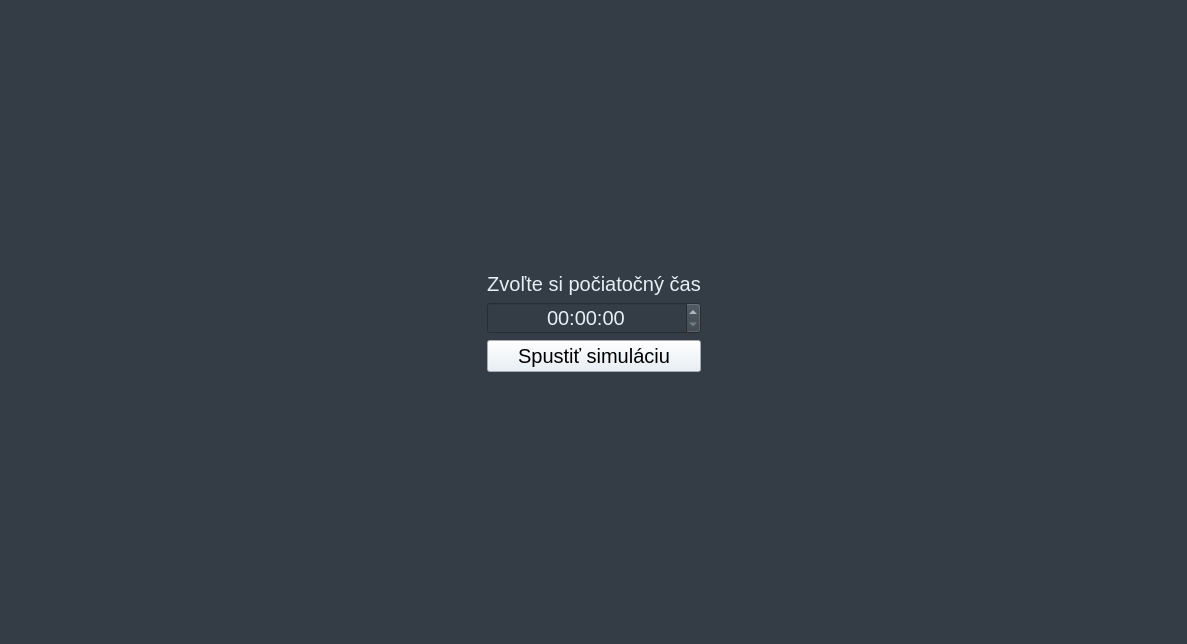
<?xml version="1.0" encoding="UTF-8"?>
<!--Projekt ICP-->
<!--file mainwindow.ui-->
<!--Pavol Dubovec xdubov02, Juraj Lazur xlazur00-->
<!--subor bol vygenerovany automaticky na zaklade navrhu v aplikacii-->
<ui version="4.0">
 <class>MainWindow</class>
 <widget class="QMainWindow" name="MainWindow">
  <property name="geometry">
   <rect>
    <x>0</x>
    <y>0</y>
    <width>1187</width>
    <height>644</height>
   </rect>
  </property>
  <property name="minimumSize">
   <size>
    <width>800</width>
    <height>600</height>
   </size>
  </property>
  <property name="windowTitle">
   <string>Public Transport Simulation</string>
  </property>
  <property name="whatsThis">
   <string/>
  </property>
  <property name="styleSheet">
   <string notr="true">background-color: rgb(52,61,70);</string>
  </property>
  <widget class="QWidget" name="centralwidget">
   <layout class="QVBoxLayout" name="verticalLayout">
    <item>
     <widget class="QStackedWidget" name="app">
      <property name="currentIndex">
       <number>0</number>
      </property>
      <widget class="QWidget" name="start_page">
       <layout class="QVBoxLayout" name="verticalLayout_3">
        <item>
         <layout class="QHBoxLayout" name="horizontalLayout_2">
          <item>
           <spacer name="horizontalSpacer_2">
            <property name="orientation">
             <enum>Qt::Horizontal</enum>
            </property>
            <property name="sizeHint" stdset="0">
             <size>
              <width>40</width>
              <height>20</height>
             </size>
            </property>
           </spacer>
          </item>
          <item>
           <layout class="QVBoxLayout" name="verticalLayout_6">
            <item>
             <spacer name="verticalSpacer">
              <property name="orientation">
               <enum>Qt::Vertical</enum>
              </property>
              <property name="sizeHint" stdset="0">
               <size>
                <width>20</width>
                <height>40</height>
               </size>
              </property>
             </spacer>
            </item>
            <item>
             <widget class="QLabel" name="start_info">
              <property name="styleSheet">
               <string notr="true">font: 15pt;
color: rgb(231,239,246);</string>
              </property>
              <property name="text">
               <string>Zvoľte si počiatočný čas</string>
              </property>
              <property name="alignment">
               <set>Qt::AlignCenter</set>
              </property>
             </widget>
            </item>
            <item>
             <widget class="QTimeEdit" name="time_set">
              <property name="styleSheet">
               <string notr="true">font: 15pt;
color: rgb(231,239,246);</string>
              </property>
              <property name="alignment">
               <set>Qt::AlignCenter</set>
              </property>
             </widget>
            </item>
            <item>
             <widget class="QPushButton" name="time_ok">
              <property name="styleSheet">
               <string notr="true">background-color: rgb(231,239,246);
font: 15pt;</string>
              </property>
              <property name="text">
               <string>Spustiť simuláciu</string>
              </property>
             </widget>
            </item>
            <item>
             <spacer name="verticalSpacer_4">
              <property name="orientation">
               <enum>Qt::Vertical</enum>
              </property>
              <property name="sizeHint" stdset="0">
               <size>
                <width>20</width>
                <height>40</height>
               </size>
              </property>
             </spacer>
            </item>
           </layout>
          </item>
          <item>
           <spacer name="horizontalSpacer">
            <property name="orientation">
             <enum>Qt::Horizontal</enum>
            </property>
            <property name="sizeHint" stdset="0">
             <size>
              <width>40</width>
              <height>20</height>
             </size>
            </property>
           </spacer>
          </item>
         </layout>
        </item>
       </layout>
      </widget>
      <widget class="QWidget" name="app_page">
       <layout class="QVBoxLayout" name="verticalLayout_4">
        <item>
         <layout class="QHBoxLayout" name="app_window">
          <item>
           <layout class="QVBoxLayout" name="verticalLayout_7">
            <item>
             <widget class="QPushButton" name="speed_up">
              <property name="styleSheet">
               <string notr="true">font: 15pt;
background-color: rgb(231,239,246);</string>
              </property>
              <property name="text">
               <string>Zrýchlenie času</string>
              </property>
             </widget>
            </item>
            <item>
             <widget class="QPushButton" name="speed_stop">
              <property name="styleSheet">
               <string notr="true">background-color: rgb(231,239,246);
font: 15pt;</string>
              </property>
              <property name="text">
               <string>Pauza</string>
              </property>
             </widget>
            </item>
            <item>
             <widget class="QPushButton" name="speed_down">
              <property name="styleSheet">
               <string notr="true">background-color: rgb(231,239,246);
font: 15pt;</string>
              </property>
              <property name="text">
               <string>Spomalenie času</string>
              </property>
             </widget>
            </item>
            <item>
             <spacer name="verticalSpacer_2">
              <property name="orientation">
               <enum>Qt::Vertical</enum>
              </property>
              <property name="sizeHint" stdset="0">
               <size>
                <width>20</width>
                <height>40</height>
               </size>
              </property>
             </spacer>
            </item>
            <item>
             <widget class="QLabel" name="label_5">
              <property name="styleSheet">
               <string notr="true">font: 15pt;
color: rgb(231,239,246);</string>
              </property>
              <property name="text">
               <string>Zvýrazniť linku</string>
              </property>
              <property name="alignment">
               <set>Qt::AlignCenter</set>
              </property>
             </widget>
            </item>
            <item>
             <widget class="QComboBox" name="comboBox">
              <property name="styleSheet">
               <string notr="true">background-color: rgb(231,239,246);
font: 15pt;</string>
              </property>
              <property name="iconSize">
               <size>
                <width>18</width>
                <height>18</height>
               </size>
              </property>
              <item>
               <property name="text">
                <string>Žiadna</string>
               </property>
              </item>
             </widget>
            </item>
            <item>
             <spacer name="verticalSpacer_3">
              <property name="orientation">
               <enum>Qt::Vertical</enum>
              </property>
              <property name="sizeHint" stdset="0">
               <size>
                <width>20</width>
                <height>40</height>
               </size>
              </property>
             </spacer>
            </item>
            <item>
             <widget class="QPushButton" name="zoom_in">
              <property name="styleSheet">
               <string notr="true">background-color: rgb(231,239,246);
font: 15pt;</string>
              </property>
              <property name="text">
               <string>Priblížiť mapu</string>
              </property>
             </widget>
            </item>
            <item>
             <widget class="QPushButton" name="zoom_out">
              <property name="styleSheet">
               <string notr="true">background-color: rgb(231,239,246);
font: 15pt;</string>
              </property>
              <property name="text">
               <string>Vzdialiť mapu</string>
              </property>
             </widget>
            </item>
            <item>
             <widget class="QPushButton" name="hint">
              <property name="styleSheet">
               <string notr="true">background-color: rgb(231,239,246);
font: 15pt;</string>
              </property>
              <property name="text">
               <string>Nápoveda</string>
              </property>
             </widget>
            </item>
           </layout>
          </item>
          <item>
           <widget class="QGraphicsView" name="graphicsView">
            <property name="verticalScrollBarPolicy">
             <enum>Qt::ScrollBarAlwaysOff</enum>
            </property>
            <property name="horizontalScrollBarPolicy">
             <enum>Qt::ScrollBarAlwaysOff</enum>
            </property>
            <property name="interactive">
             <bool>true</bool>
            </property>
            <property name="dragMode">
             <enum>QGraphicsView::NoDrag</enum>
            </property>
           </widget>
          </item>
          <item>
           <layout class="QVBoxLayout" name="verticalLayout_5">
            <item>
             <widget class="QLabel" name="time_info">
              <property name="styleSheet">
               <string notr="true">color: rgb(231,239,246);
font-size: 20pt;
text-align: center;
margin-left: auto;
margin-right: auto;</string>
              </property>
              <property name="text">
               <string>00:00:00</string>
              </property>
              <property name="alignment">
               <set>Qt::AlignCenter</set>
              </property>
             </widget>
            </item>
            <item>
             <widget class="QLabel" name="time_speed">
              <property name="styleSheet">
               <string notr="true">color: rgb(231,239,246);
font-size: 12pt;</string>
              </property>
              <property name="text">
               <string>Rýchlosť času: 1</string>
              </property>
              <property name="alignment">
               <set>Qt::AlignCenter</set>
              </property>
             </widget>
            </item>
            <item>
             <widget class="QLabel" name="picture">
              <property name="styleSheet">
               <string notr="true">margin 0; padding 0;</string>
              </property>
              <property name="text">
               <string/>
              </property>
              <property name="alignment">
               <set>Qt::AlignCenter</set>
              </property>
             </widget>
            </item>
            <item>
             <widget class="QLabel" name="info">
              <property name="sizePolicy">
               <sizepolicy hsizetype="Preferred" vsizetype="Preferred">
                <horstretch>0</horstretch>
                <verstretch>0</verstretch>
               </sizepolicy>
              </property>
              <property name="styleSheet">
               <string notr="true"/>
              </property>
              <property name="text">
               <string/>
              </property>
              <property name="alignment">
               <set>Qt::AlignCenter</set>
              </property>
              <property name="wordWrap">
               <bool>true</bool>
              </property>
             </widget>
            </item>
            <item>
             <widget class="QLabel" name="info_2">
              <property name="sizePolicy">
               <sizepolicy hsizetype="Preferred" vsizetype="Preferred">
                <horstretch>0</horstretch>
                <verstretch>0</verstretch>
               </sizepolicy>
              </property>
              <property name="styleSheet">
               <string notr="true"/>
              </property>
              <property name="text">
               <string/>
              </property>
              <property name="textFormat">
               <enum>Qt::AutoText</enum>
              </property>
              <property name="alignment">
               <set>Qt::AlignCenter</set>
              </property>
              <property name="wordWrap">
               <bool>true</bool>
              </property>
              <property name="indent">
               <number>-1</number>
              </property>
              <property name="textInteractionFlags">
               <set>Qt::NoTextInteraction</set>
              </property>
             </widget>
            </item>
            <item>
             <widget class="QLabel" name="info_3">
              <property name="text">
               <string/>
              </property>
              <property name="alignment">
               <set>Qt::AlignCenter</set>
              </property>
              <property name="wordWrap">
               <bool>true</bool>
              </property>
             </widget>
            </item>
            <item>
             <widget class="QLabel" name="info_4">
              <property name="text">
               <string/>
              </property>
              <property name="alignment">
               <set>Qt::AlignCenter</set>
              </property>
              <property name="wordWrap">
               <bool>true</bool>
              </property>
             </widget>
            </item>
            <item>
             <widget class="QScrollArea" name="scrollArea">
              <property name="sizePolicy">
               <sizepolicy hsizetype="Minimum" vsizetype="Expanding">
                <horstretch>0</horstretch>
                <verstretch>0</verstretch>
               </sizepolicy>
              </property>
              <property name="minimumSize">
               <size>
                <width>0</width>
                <height>0</height>
               </size>
              </property>
              <property name="widgetResizable">
               <bool>true</bool>
              </property>
              <widget class="QWidget" name="scrollAreaWidgetContents">
               <property name="geometry">
                <rect>
                 <x>0</x>
                 <y>0</y>
                 <width>204</width>
                 <height>364</height>
                </rect>
               </property>
               <layout class="QVBoxLayout" name="verticalLayout_2">
                <property name="spacing">
                 <number>0</number>
                </property>
                <property name="leftMargin">
                 <number>0</number>
                </property>
                <property name="topMargin">
                 <number>0</number>
                </property>
                <property name="rightMargin">
                 <number>0</number>
                </property>
                <property name="bottomMargin">
                 <number>0</number>
                </property>
                <item alignment="Qt::AlignTop">
                 <widget class="QLabel" name="info_5">
                  <property name="text">
                   <string/>
                  </property>
                  <property name="alignment">
                   <set>Qt::AlignCenter</set>
                  </property>
                  <property name="wordWrap">
                   <bool>true</bool>
                  </property>
                 </widget>
                </item>
               </layout>
              </widget>
             </widget>
            </item>
            <item>
             <widget class="QPushButton" name="traffic_up">
              <property name="styleSheet">
               <string notr="true">background-color: rgb(231,239,246);
font: 15pt;</string>
              </property>
              <property name="text">
               <string>Zvýšiť úroveň dopravy</string>
              </property>
             </widget>
            </item>
            <item>
             <widget class="QPushButton" name="traffic_down">
              <property name="styleSheet">
               <string notr="true">background-color: rgb(231,239,246);
font: 15pt;</string>
              </property>
              <property name="text">
               <string>Znížiť úroveň dopravy</string>
              </property>
             </widget>
            </item>
           </layout>
          </item>
         </layout>
        </item>
       </layout>
      </widget>
     </widget>
    </item>
   </layout>
  </widget>
 </widget>
 <resources/>
 <connections/>
</ui>
